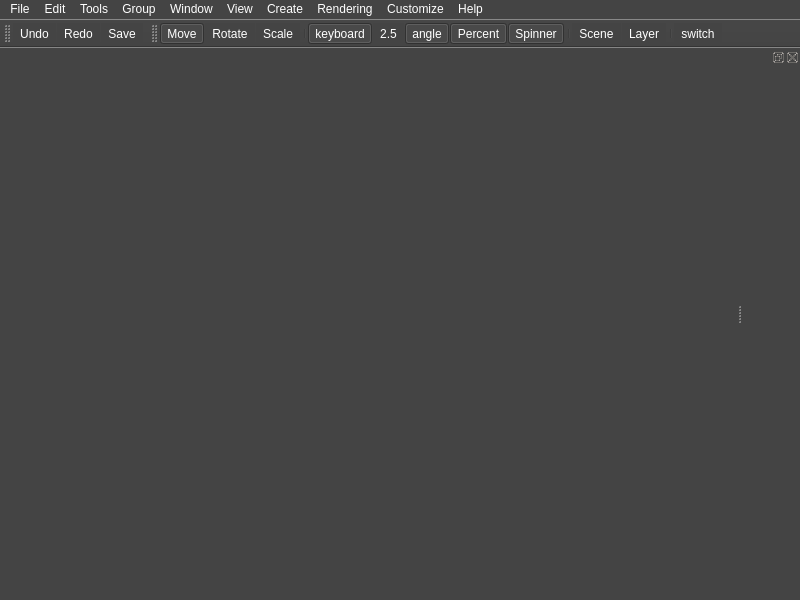
<?xml version="1.0" encoding="UTF-8"?>
<ui version="4.0">
 <class>MainWindow</class>
 <widget class="QMainWindow" name="MainWindow">
  <property name="geometry">
   <rect>
    <x>0</x>
    <y>0</y>
    <width>800</width>
    <height>600</height>
   </rect>
  </property>
  <property name="minimumSize">
   <size>
    <width>0</width>
    <height>0</height>
   </size>
  </property>
  <property name="windowTitle">
   <string>七只蜗牛</string>
  </property>
  <property name="windowIcon">
   <iconset>
    <selectedon>:/Resource/main/icon.ico</selectedon>
   </iconset>
  </property>
  <property name="styleSheet">
   <string notr="true">background-color: #444444;
    color: #FFFFFF;</string>
  </property>
  <widget class="QWidget" name="centralwidget">
   <property name="autoFillBackground">
    <bool>false</bool>
   </property>
  </widget>
  <widget class="QMenuBar" name="menubar">
   <property name="geometry">
    <rect>
     <x>0</x>
     <y>0</y>
     <width>800</width>
     <height>20</height>
    </rect>
   </property>
   <widget class="QMenu" name="menuFile">
    <property name="locale">
     <locale language="English" country="UnitedStates"/>
    </property>
    <property name="title">
     <string>File</string>
    </property>
    <addaction name="actionNew"/>
    <addaction name="actionReset"/>
    <addaction name="actionOpen"/>
    <addaction name="separator"/>
    <addaction name="actionSave"/>
    <addaction name="actionSave_As"/>
    <addaction name="separator"/>
    <addaction name="actionImport"/>
    <addaction name="actionExport"/>
    <addaction name="separator"/>
    <addaction name="actionReference"/>
    <addaction name="actionPreferences"/>
    <addaction name="separator"/>
    <addaction name="actionExit"/>
   </widget>
   <widget class="QMenu" name="menuEdit">
    <property name="title">
     <string>Edit</string>
    </property>
    <addaction name="actionUndo"/>
    <addaction name="actionRedo"/>
    <addaction name="separator"/>
    <addaction name="actionDelete"/>
    <addaction name="separator"/>
    <addaction name="actionMove"/>
    <addaction name="actionRotate"/>
    <addaction name="actionScale"/>
   </widget>
   <widget class="QMenu" name="menuTools">
    <property name="title">
     <string>Tools</string>
    </property>
    <addaction name="actionScene_Explorer"/>
    <addaction name="actionLayer_Explorer"/>
   </widget>
   <widget class="QMenu" name="menuGroup">
    <property name="title">
     <string>Group</string>
    </property>
    <addaction name="actionGroup"/>
    <addaction name="actionUngroup"/>
    <addaction name="separator"/>
    <addaction name="actionOpen_2"/>
    <addaction name="actionClose"/>
    <addaction name="separator"/>
    <addaction name="actionAttach"/>
   </widget>
   <widget class="QMenu" name="menuView">
    <property name="title">
     <string>View</string>
    </property>
    <addaction name="actionViewCube"/>
    <addaction name="actionXview"/>
   </widget>
   <widget class="QMenu" name="menuCreate">
    <property name="title">
     <string>Create</string>
    </property>
   </widget>
   <widget class="QMenu" name="menuRendering">
    <property name="title">
     <string>Rendering</string>
    </property>
    <addaction name="actionRender"/>
   </widget>
   <widget class="QMenu" name="menuCustomize">
    <property name="title">
     <string>Customize</string>
    </property>
    <addaction name="actionHotkey_Editor"/>
    <addaction name="actionPreferences_2"/>
   </widget>
   <widget class="QMenu" name="menuHelp">
    <property name="title">
     <string>Help</string>
    </property>
    <addaction name="actionWhat_s_New"/>
    <addaction name="actionAbout"/>
   </widget>
   <widget class="QMenu" name="menuWindows">
    <property name="title">
     <string>Window</string>
    </property>
    <addaction name="actionWindows"/>
   </widget>
   <addaction name="menuFile"/>
   <addaction name="menuEdit"/>
   <addaction name="menuTools"/>
   <addaction name="menuGroup"/>
   <addaction name="menuWindows"/>
   <addaction name="menuView"/>
   <addaction name="menuCreate"/>
   <addaction name="menuRendering"/>
   <addaction name="menuCustomize"/>
   <addaction name="menuHelp"/>
  </widget>
  <widget class="QToolBar" name="toolBar">
   <property name="minimumSize">
    <size>
     <width>25</width>
     <height>25</height>
    </size>
   </property>
   <property name="windowTitle">
    <string>toolBar</string>
   </property>
   <attribute name="toolBarArea">
    <enum>TopToolBarArea</enum>
   </attribute>
   <attribute name="toolBarBreak">
    <bool>false</bool>
   </attribute>
   <addaction name="actionUndo"/>
   <addaction name="actionRedo"/>
   <addaction name="actionSave"/>
  </widget>
  <widget class="QToolBar" name="toolBar_2">
   <property name="windowTitle">
    <string>toolBar_2</string>
   </property>
   <attribute name="toolBarArea">
    <enum>TopToolBarArea</enum>
   </attribute>
   <attribute name="toolBarBreak">
    <bool>false</bool>
   </attribute>
   <addaction name="actionMove"/>
   <addaction name="actionRotate"/>
   <addaction name="actionScale"/>
   <addaction name="separator"/>
   <addaction name="actionkeyboard"/>
   <addaction name="action2_5"/>
   <addaction name="actionangle"/>
   <addaction name="actionPercent"/>
   <addaction name="actionSpinner"/>
   <addaction name="separator"/>
   <addaction name="actionScene"/>
   <addaction name="actionLayer"/>
   <addaction name="separator"/>
   <addaction name="actionswitch"/>
  </widget>
  <widget class="QStatusBar" name="statusBar"/>
  <widget class="QDockWidget" name="dockWidget_7">
   <attribute name="dockWidgetArea">
    <number>2</number>
   </attribute>
   <widget class="QWidget" name="dockWidgetContents_7"/>
  </widget>
  <action name="actionNew">
   <property name="text">
    <string>New</string>
   </property>
  </action>
  <action name="actionReset">
   <property name="text">
    <string>Reset</string>
   </property>
  </action>
  <action name="actionOpen">
   <property name="text">
    <string>Open...</string>
   </property>
   <property name="shortcut">
    <string>Ctrl+O</string>
   </property>
   <property name="shortcutVisibleInContextMenu">
    <bool>false</bool>
   </property>
  </action>
  <action name="actionSave">
   <property name="checkable">
    <bool>true</bool>
   </property>
   <property name="icon">
    <iconset>
     <selectedon>:/Resource/main/SaveFile_32.png</selectedon>
    </iconset>
   </property>
   <property name="text">
    <string>Save</string>
   </property>
   <property name="shortcut">
    <string>Ctrl+S</string>
   </property>
   <property name="shortcutVisibleInContextMenu">
    <bool>false</bool>
   </property>
  </action>
  <action name="actionSave_As">
   <property name="icon">
    <iconset>
     <selectedon>:/Resource/main/SaveAs_48.png</selectedon>
    </iconset>
   </property>
   <property name="text">
    <string>Save As...</string>
   </property>
   <property name="shortcut">
    <string>Ctrl+Shift+S</string>
   </property>
   <property name="shortcutVisibleInContextMenu">
    <bool>false</bool>
   </property>
  </action>
  <action name="actionImport">
   <property name="text">
    <string>Import</string>
   </property>
  </action>
  <action name="actionExport">
   <property name="text">
    <string>Export</string>
   </property>
  </action>
  <action name="actionReference">
   <property name="text">
    <string>Reference</string>
   </property>
  </action>
  <action name="actionPreferences">
   <property name="icon">
    <iconset>
     <selectedon>:/Resource/main/Preferences_48.png</selectedon>
    </iconset>
   </property>
   <property name="text">
    <string>Preferences...</string>
   </property>
  </action>
  <action name="actionExit">
   <property name="text">
    <string>Exit</string>
   </property>
  </action>
  <action name="actionUndo">
   <property name="checkable">
    <bool>true</bool>
   </property>
   <property name="enabled">
    <bool>true</bool>
   </property>
   <property name="icon">
    <iconset>
     <selectedon>:/Resource/main/Undo_48.png</selectedon>
    </iconset>
   </property>
   <property name="text">
    <string>Undo</string>
   </property>
   <property name="shortcut">
    <string>Ctrl+Z</string>
   </property>
   <property name="shortcutVisibleInContextMenu">
    <bool>false</bool>
   </property>
  </action>
  <action name="actionRedo">
   <property name="checkable">
    <bool>true</bool>
   </property>
   <property name="icon">
    <iconset>
     <selectedon>:/Resource/main/Redo_48.png</selectedon>
    </iconset>
   </property>
   <property name="text">
    <string>Redo</string>
   </property>
   <property name="shortcut">
    <string>Ctrl+Y</string>
   </property>
   <property name="shortcutVisibleInContextMenu">
    <bool>false</bool>
   </property>
  </action>
  <action name="actionDelete">
   <property name="text">
    <string>Delete</string>
   </property>
  </action>
  <action name="actionMove">
   <property name="checkable">
    <bool>true</bool>
   </property>
   <property name="checked">
    <bool>true</bool>
   </property>
   <property name="icon">
    <iconset>
     <selectedon>:/Resource/main/Move_48.png</selectedon>
    </iconset>
   </property>
   <property name="text">
    <string>Move</string>
   </property>
   <property name="shortcut">
    <string>W</string>
   </property>
   <property name="shortcutVisibleInContextMenu">
    <bool>false</bool>
   </property>
  </action>
  <action name="actionRotate">
   <property name="checkable">
    <bool>true</bool>
   </property>
   <property name="icon">
    <iconset>
     <selectedon>:/Resource/main/RotateCW_48.png</selectedon>
    </iconset>
   </property>
   <property name="text">
    <string>Rotate</string>
   </property>
   <property name="shortcut">
    <string>E</string>
   </property>
   <property name="shortcutVisibleInContextMenu">
    <bool>false</bool>
   </property>
  </action>
  <action name="actionScale">
   <property name="checkable">
    <bool>true</bool>
   </property>
   <property name="icon">
    <iconset>
     <selectedon>:/Resource/main/UniformScale_48.png</selectedon>
    </iconset>
   </property>
   <property name="text">
    <string>Scale</string>
   </property>
  </action>
  <action name="actionScene_Explorer">
   <property name="icon">
    <iconset>
     <selectedon>:/Resource/main/ToggleSceneExplorer_48.png</selectedon>
    </iconset>
   </property>
   <property name="text">
    <string>Scene Explorer...</string>
   </property>
  </action>
  <action name="actionLayer_Explorer">
   <property name="icon">
    <iconset>
     <selectedon>:/Resource/main/ToggleLayerExplorer_48.png</selectedon>
    </iconset>
   </property>
   <property name="text">
    <string>Layer Explorer...</string>
   </property>
  </action>
  <action name="actionGroup">
   <property name="icon">
    <iconset>
     <selectedon>:/Resource/main/Group_48.png</selectedon>
    </iconset>
   </property>
   <property name="text">
    <string>Group...</string>
   </property>
  </action>
  <action name="actionUngroup">
   <property name="icon">
    <iconset>
     <selectedon>:/Resource/main/Ungroup_48.png</selectedon>
    </iconset>
   </property>
   <property name="text">
    <string>Ungroup</string>
   </property>
  </action>
  <action name="actionOpen_2">
   <property name="icon">
    <iconset>
     <selectedon>:/Resource/main/Open_48.png</selectedon>
    </iconset>
   </property>
   <property name="text">
    <string>Open</string>
   </property>
  </action>
  <action name="actionClose">
   <property name="icon">
    <iconset>
     <selectedon>:/Resource/main/Close_48.png</selectedon>
    </iconset>
   </property>
   <property name="text">
    <string>Close</string>
   </property>
  </action>
  <action name="actionAttach">
   <property name="icon">
    <iconset>
     <selectedon>:/Resource/main/Attach_48.png</selectedon>
    </iconset>
   </property>
   <property name="text">
    <string>Attach</string>
   </property>
  </action>
  <action name="actionViewCube">
   <property name="text">
    <string>ViewCube</string>
   </property>
  </action>
  <action name="actionXview">
   <property name="text">
    <string>Xview</string>
   </property>
  </action>
  <action name="actionRender">
   <property name="text">
    <string>Render</string>
   </property>
  </action>
  <action name="actionHotkey_Editor">
   <property name="text">
    <string>Hotkey Editor...</string>
   </property>
  </action>
  <action name="actionPreferences_2">
   <property name="icon">
    <iconset>
     <selectedon>:/Resource/main/Preferences_48.png</selectedon>
    </iconset>
   </property>
   <property name="text">
    <string>Preferences...</string>
   </property>
  </action>
  <action name="actionWhat_s_New">
   <property name="icon">
    <iconset>
     <selectedon>:/Resource/main/heart.png</selectedon>
    </iconset>
   </property>
   <property name="text">
    <string>What's New</string>
   </property>
  </action>
  <action name="actionAbout">
   <property name="text">
    <string>About</string>
   </property>
  </action>
  <action name="actionkeyboard">
   <property name="checkable">
    <bool>true</bool>
   </property>
   <property name="checked">
    <bool>true</bool>
   </property>
   <property name="icon">
    <iconset>
     <selectedon>:/Resource/main/KeyboardOverrideToggle_48.png</selectedon>
    </iconset>
   </property>
   <property name="text">
    <string>keyboard</string>
   </property>
   <property name="toolTip">
    <string>keyboard</string>
   </property>
   <property name="menuRole">
    <enum>QAction::NoRole</enum>
   </property>
  </action>
  <action name="action2_5">
   <property name="checkable">
    <bool>true</bool>
   </property>
   <property name="icon">
    <iconset>
     <selectedon>:/Resource/main/SnapsToggle2.5_48.png</selectedon>
    </iconset>
   </property>
   <property name="text">
    <string>2.5</string>
   </property>
   <property name="toolTip">
    <string>2.5</string>
   </property>
   <property name="menuRole">
    <enum>QAction::NoRole</enum>
   </property>
  </action>
  <action name="actionangle">
   <property name="checkable">
    <bool>true</bool>
   </property>
   <property name="checked">
    <bool>true</bool>
   </property>
   <property name="icon">
    <iconset>
     <selectedon>:/Resource/main/AngleSnapToggle_48.png</selectedon>
    </iconset>
   </property>
   <property name="text">
    <string>angle</string>
   </property>
   <property name="toolTip">
    <string>angle</string>
   </property>
   <property name="menuRole">
    <enum>QAction::NoRole</enum>
   </property>
  </action>
  <action name="actionPercent">
   <property name="checkable">
    <bool>true</bool>
   </property>
   <property name="checked">
    <bool>true</bool>
   </property>
   <property name="icon">
    <iconset>
     <selectedon>:/Resource/main/PercentSnapToggle_48.png</selectedon>
    </iconset>
   </property>
   <property name="text">
    <string>Percent</string>
   </property>
   <property name="toolTip">
    <string>Percent</string>
   </property>
   <property name="menuRole">
    <enum>QAction::NoRole</enum>
   </property>
  </action>
  <action name="actionSpinner">
   <property name="checkable">
    <bool>true</bool>
   </property>
   <property name="checked">
    <bool>true</bool>
   </property>
   <property name="icon">
    <iconset>
     <selectedon>:/Resource/main/SpinnerSnapToggle_48.png</selectedon>
    </iconset>
   </property>
   <property name="text">
    <string>Spinner</string>
   </property>
   <property name="toolTip">
    <string>Spinner</string>
   </property>
   <property name="menuRole">
    <enum>QAction::NoRole</enum>
   </property>
  </action>
  <action name="actionScene">
   <property name="checkable">
    <bool>true</bool>
   </property>
   <property name="icon">
    <iconset>
     <selectedon>:/Resource/main/ToggleSceneExplorer_48.png</selectedon>
    </iconset>
   </property>
   <property name="text">
    <string>Scene</string>
   </property>
   <property name="toolTip">
    <string>Scene</string>
   </property>
   <property name="menuRole">
    <enum>QAction::NoRole</enum>
   </property>
  </action>
  <action name="actionLayer">
   <property name="checkable">
    <bool>true</bool>
   </property>
   <property name="icon">
    <iconset>
     <selectedon>:/Resource/main/ToggleLayerExplorer_48.png</selectedon>
    </iconset>
   </property>
   <property name="text">
    <string>Layer</string>
   </property>
   <property name="toolTip">
    <string>Layer</string>
   </property>
   <property name="menuRole">
    <enum>QAction::NoRole</enum>
   </property>
  </action>
  <action name="actionswitch">
   <property name="checkable">
    <bool>true</bool>
   </property>
   <property name="icon">
    <iconset>
     <selectedon>:/Resource/main/heart.png</selectedon>
    </iconset>
   </property>
   <property name="text">
    <string>switch</string>
   </property>
   <property name="menuRole">
    <enum>QAction::NoRole</enum>
   </property>
  </action>
  <action name="actionWindows">
   <property name="text">
    <string>Windows</string>
   </property>
  </action>
 </widget>
 <resources/>
 <connections/>
</ui>
